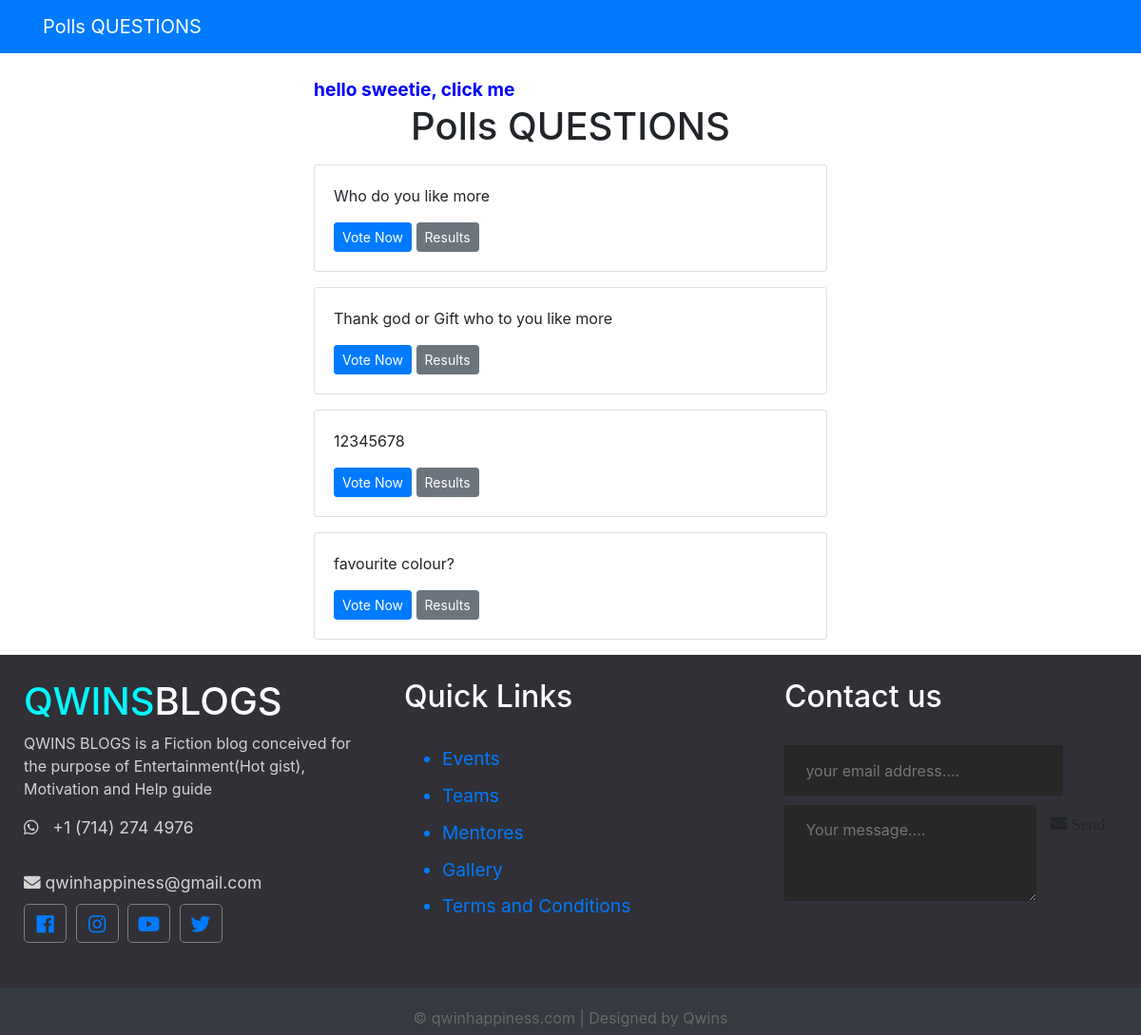
Screenshot of /polls/ with the database file from the repository.
### polls/models.py (models this page shows, shortened)
class Question(models.Model):
    question_text = models.CharField(max_length=200)
    pub_date = models.DateTimeField('date published')

### polls/views.py (the view)
# urls.py: path('', views.index, name='index'),
def index(request):
    latest_question_list = Question.objects.order_by('-pub_date')[:5]
    context = {'latest_question_list': latest_question_list}
    return render(request, 'polls/index.html', context)

### templates/polls/index.html
{% extends 'base.html' %}
{% block content %}
 <h11> <b><a class="mylink" href="#">hello sweetie, click me
 </b>  </a></h11>
  <h1 class="text-center mb-3">Polls QUESTIONS</h1>
  {% if latest_question_list %}
    {% for question in latest_question_list %}
     <div class="card mb-3">
         <div class="card-body">
             <p class="-lead">{{ question.question_text }}</p>
             <a href="{% url 'polls:detail' question.id %}" class="btn btn-primary btn-sm">Vote Now</a>
             <a href="{% url 'polls:results' question.id %}" class="btn btn-secondary btn-sm">Results</a>
         </div>
     </div>
    {% endfor %}
 {% else %}
  <p>No questions available</p>
 {% endif %}
{% endblock %}

### templates/base.html (style rules this page uses)
.mylink { color: blue; font-size: 1.2em; transition: all .3s }

### rows the page displays
Question: question_text "Who do you like more"
Question: question_text "Thank god or Gift who to you like more"
Question: question_text "12345678"
Question: question_text "favourite colour?"
